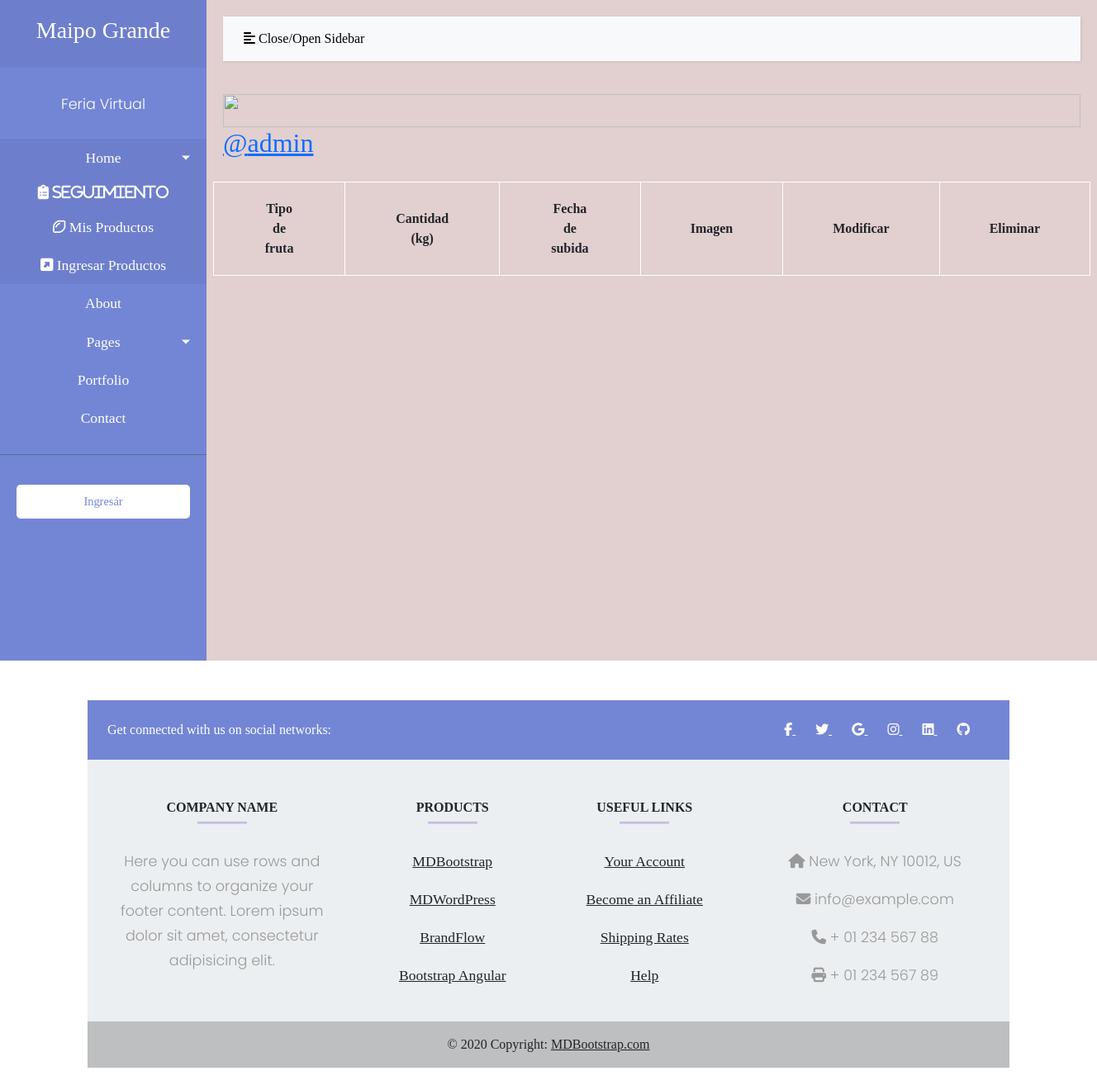
Page /mis-productos/ (signed in) on the earlier database version.
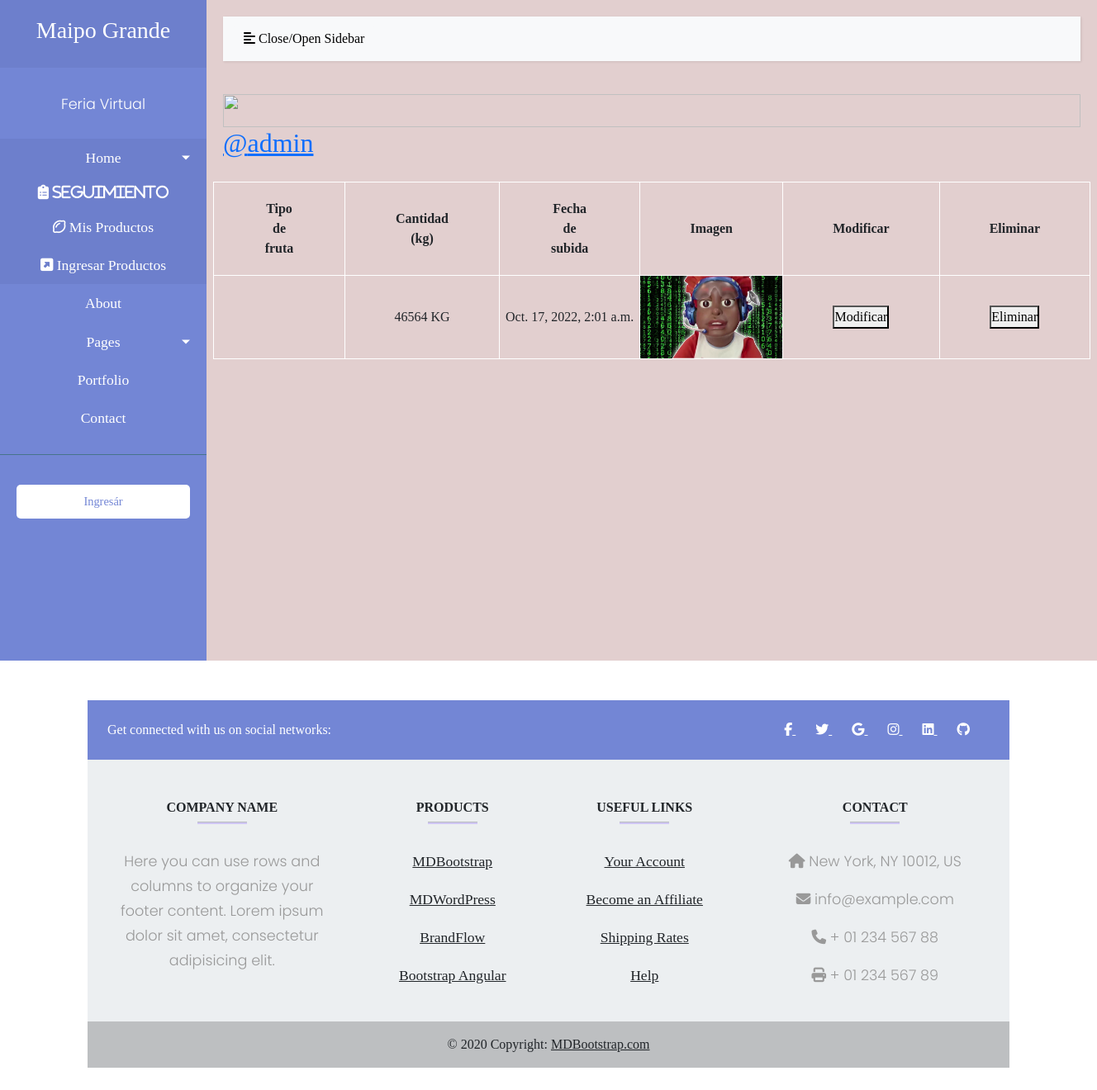
Same page on the later database version.
### feriavirtualapp/models.py (models this page shows, shortened)
class Producto(models.Model):
    autor = models.ForeignKey(User, on_delete=models.CASCADE,related_name='producto')
    producto = models.CharField(max_length=50, choices = PRODUCTOS, null=True)
    variedad = models.CharField(max_length=50, null=True)
    calibre = models.CharField(max_length=50,choices = CALIBRE, null=True)
    cantidad = models.IntegerField(default=0)
    fecha_subida = models.DateTimeField(default=timezone.now)
    imagen = models.ImageField(upload_to="Productos", null=True)
    precio = models.IntegerField(default=0)

### feriavirtualapp/views.py (the view)
# urls.py: path('mis-productos/', views.misproductos, name='mis-productos'),
def misproductos(request):
    prod = Producto.objects.filter(autor=request.user)
    context ={'prod':prod}
    return render(request, 'misproductos.html',context)

### feriavirtualapp/templates/misproductos.html (shortened to what this page needs)
{% extends 'baseboostrap.html' %}
{% load humanize %}
{% block content %}
<article>
    <div class="row center-xs ">
        <img src="{{ prod.user.imagen.url }}">
        <div class="usuario">
            <h2 class="username"><a href="">@{{ request.user.username }}</a></h2>
        </div>
            <table class="col-xs-12" >
                <tr>
                    <th>Tipo de fruta</th>
                    <th>Cantidad (kg)</th>
                    <th>Fecha de subida</th>
                    <th>Imagen</th>
                    <th>Modificar</th>
                    <th>Eliminar</th>
                </tr>
                {% for p in prod %}
                <tr>
                    <td>{{ p.get_fruta_display }}</td>
                    <td>{{ p.cantidad }} KG</td>
                    <td><time data-time="#">{{ p.fecha_subida }}</time></td>
                    <td> <img  src="{{ p.imagen.url }}"> </td>
                    <td> <button>Modificar</button> </td>
                    <td> <button>Eliminar</button> </td>
                </tr>
                {% endfor %}
            </table>
    </div>
</article>
{% endblock %}

Differences in the rows shown:
added Producto: cantidad "46564", fecha_subida "Oct. 17, 2022, 2:01 a.m.", imagen (placeholder picture)
